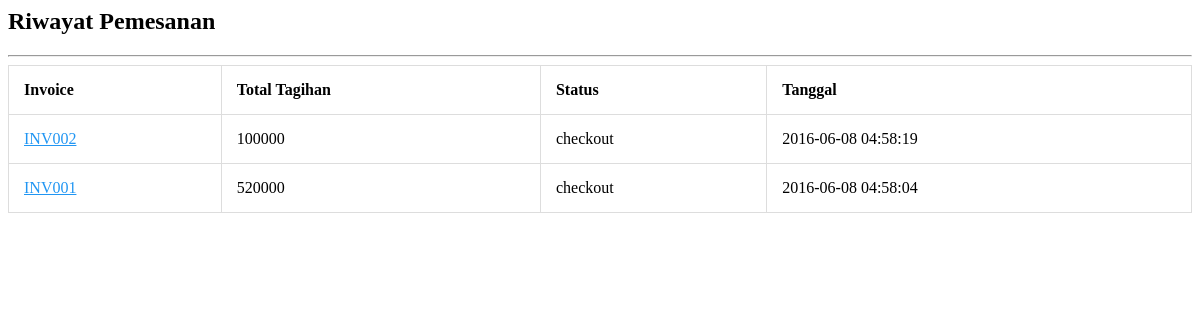
/history.php (signed in), run on an earlier commit of the app's database.
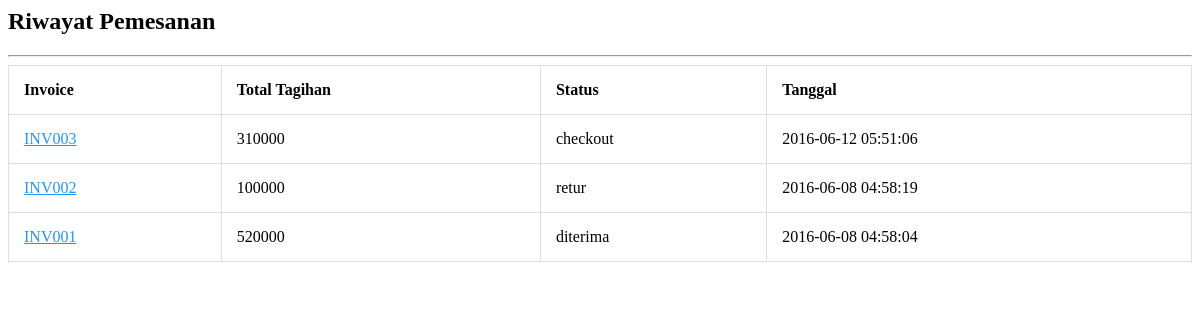
And on a later commit of the database.
### tables this page shows
CREATE TABLE `invoice` (
  `id_invoice` varchar(20) NOT NULL,
  `status` enum('checkout','konfirmasi','diterima','ditolak','proses','komplain','retur','kembalikan_dana','selesai') DEFAULT NULL,
  `total_tagihan` decimal(19,0) DEFAULT '0',
  `id_header_transaction` int(5) UNSIGNED NOT NULL,
  `user_id` int(5) UNSIGNED NOT NULL,
  `date` timestamp NULL DEFAULT NULL
);

### history.php (the view, shortened to what this page needs)
<div class="login" style="margin:0 auto;">
<article id="detail">
    <h2>Riwayat Pemesanan</h2><hr>
    <div>
    <table id="table1" class="gtable sortable">
      <thead>
        <tr>
          <th>Invoice</th>
          <th>Total Tagihan</th>
          <th>Status</th>
          <th>Tanggal</th>
          </tr>
      </thead>
      <tbody class="ui-sortable">
        <?php
          include "config/koneksi.php";
          $query = mysqli_query($koneksi, "SELECT * FROM `invoice` where `user_id` = '".$_SESSION['login_member']['id']."' ORDER BY `id_invoice` DESC");
          while($data = mysqli_fetch_array($query)){
        ?>
        <tr>
          <td><a href="index.php?page=detail-transaksi&d=<?php echo $data['id_header_transaction']; ?>" style="color:#2196f3"><?php echo $data['id_invoice']; ?></a></td>
          <td><?php echo $data['total_tagihan']; ?></td>
          <td><?php echo $data['status']; ?></td>
          <td><?php echo $data['date']; ?></td>
        </tr>
        <?php } ?>
      </tbody>
    </table>
    </div>
  </article>
</div>

What changed in the data, as far as the page shows it:
added invoice: id_invoice "INV003", total_tagihan "310000", status "checkout", date "2016-06-12 05:51:06"
changed invoice "INV002": status "checkout" → "retur"
changed invoice "INV001": status "checkout" → "diterima"
